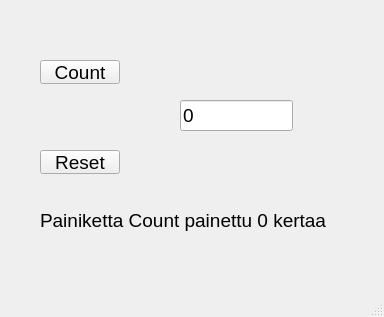
<?xml version="1.0" encoding="UTF-8"?>
<ui version="4.0">
 <class>MainWindow</class>
 <widget class="QMainWindow" name="MainWindow">
  <property name="geometry">
   <rect>
    <x>0</x>
    <y>0</y>
    <width>384</width>
    <height>317</height>
   </rect>
  </property>
  <property name="windowTitle">
   <string>MainWindow</string>
  </property>
  <widget class="QWidget" name="centralwidget">
   <widget class="QPushButton" name="btnCount">
    <property name="geometry">
     <rect>
      <x>40</x>
      <y>60</y>
      <width>80</width>
      <height>24</height>
     </rect>
    </property>
    <property name="font">
     <font>
      <pointsize>14</pointsize>
     </font>
    </property>
    <property name="text">
     <string>Count</string>
    </property>
   </widget>
   <widget class="QPushButton" name="btnReset">
    <property name="geometry">
     <rect>
      <x>40</x>
      <y>150</y>
      <width>80</width>
      <height>24</height>
     </rect>
    </property>
    <property name="font">
     <font>
      <pointsize>14</pointsize>
     </font>
    </property>
    <property name="text">
     <string>Reset</string>
    </property>
   </widget>
   <widget class="QLineEdit" name="txtResult">
    <property name="geometry">
     <rect>
      <x>180</x>
      <y>100</y>
      <width>113</width>
      <height>31</height>
     </rect>
    </property>
    <property name="font">
     <font>
      <pointsize>14</pointsize>
     </font>
    </property>
    <property name="text">
     <string>0</string>
    </property>
   </widget>
   <widget class="QLabel" name="labelInfo">
    <property name="geometry">
     <rect>
      <x>40</x>
      <y>210</y>
      <width>291</width>
      <height>21</height>
     </rect>
    </property>
    <property name="font">
     <font>
      <pointsize>14</pointsize>
     </font>
    </property>
    <property name="text">
     <string>Painiketta Count painettu 0 kertaa</string>
    </property>
   </widget>
  </widget>
  <widget class="QMenuBar" name="menubar">
   <property name="geometry">
    <rect>
     <x>0</x>
     <y>0</y>
     <width>384</width>
     <height>21</height>
    </rect>
   </property>
  </widget>
  <widget class="QStatusBar" name="statusbar"/>
 </widget>
 <resources/>
 <connections/>
</ui>
